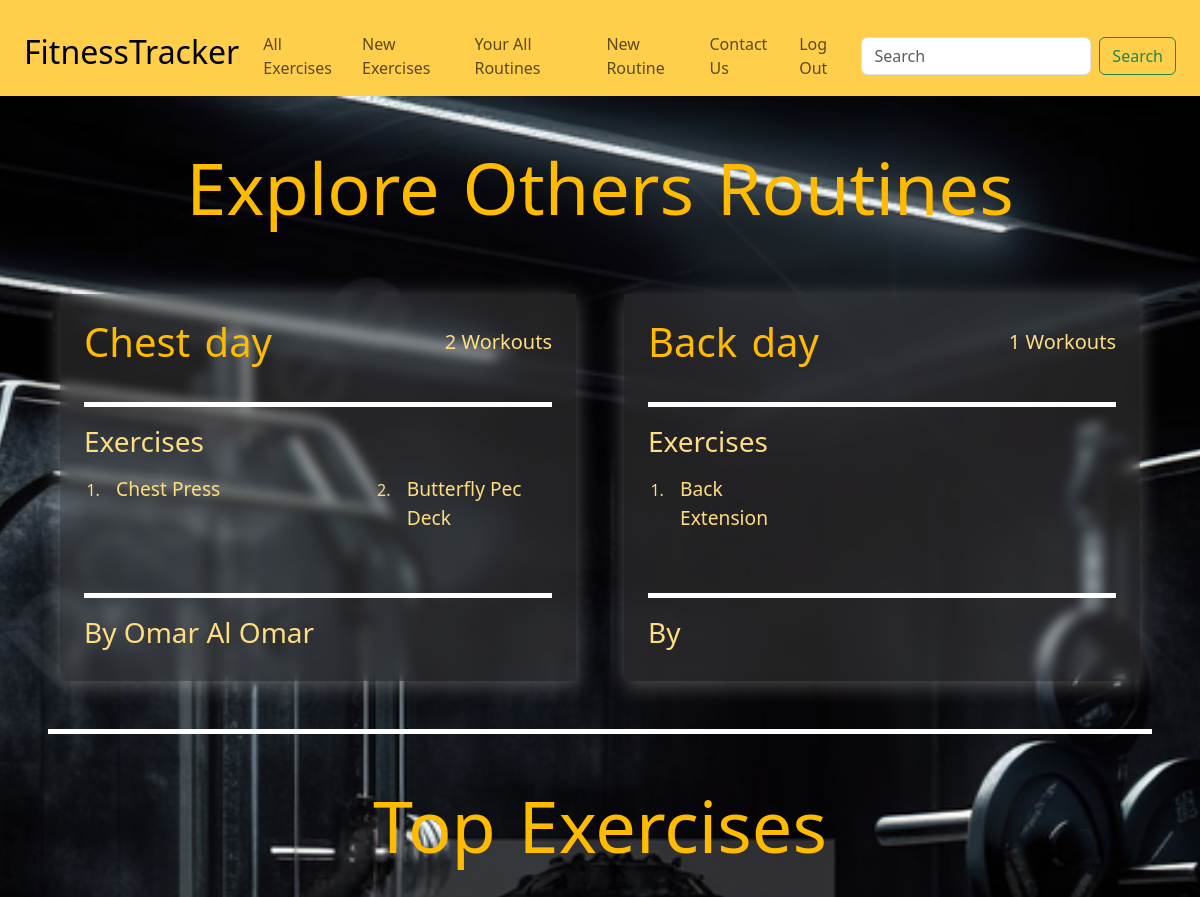
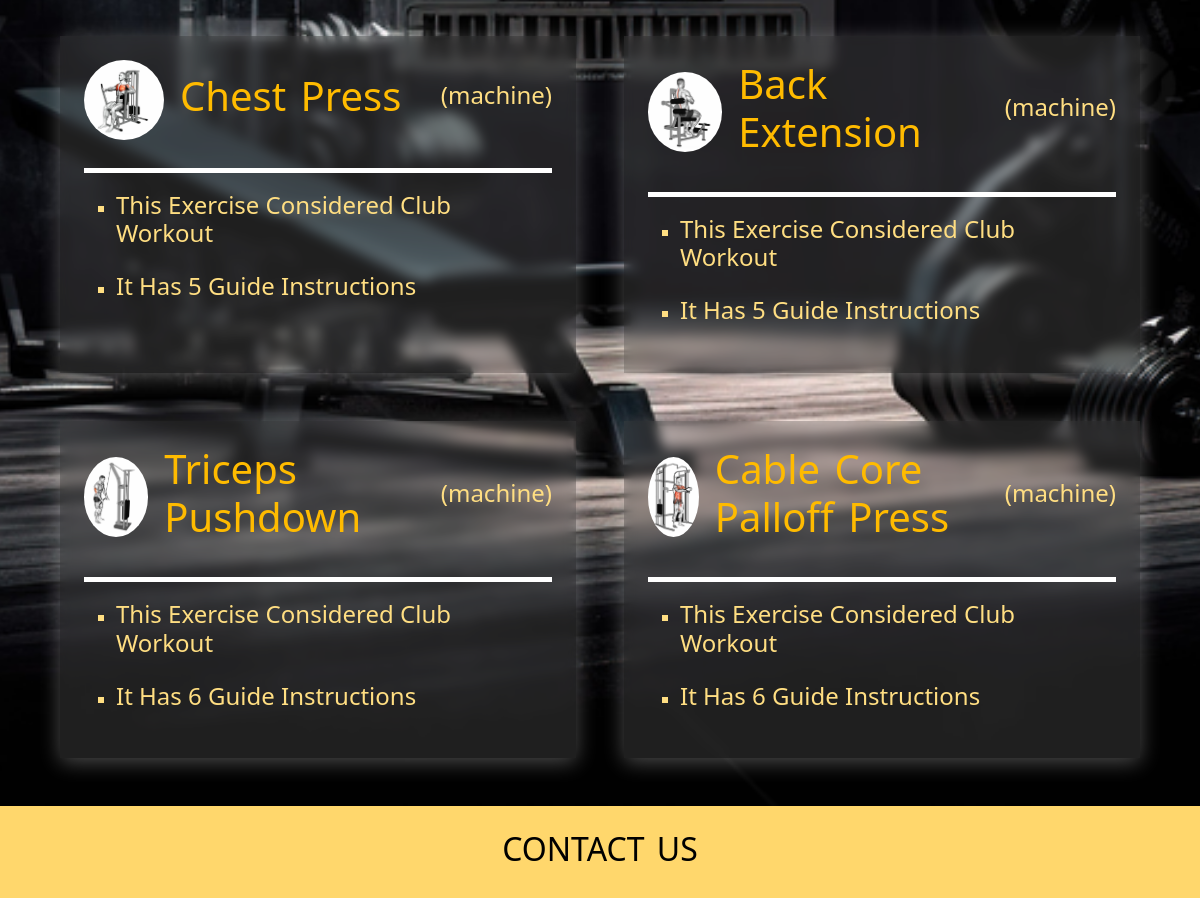
The app's page / (signed in) with its own data (2 pictures, top to bottom).
### routines/models.py (models this page shows, shortened)
class Routine(models.Model):
    name = models.CharField(max_length=256)
    user = models.ForeignKey(User, on_delete=models.CASCADE)
    all_weights = models.PositiveBigIntegerField(default=0, blank=True)
    is_public = models.BooleanField(default=True)

### workouts/models.py (models this page shows, shortened)
class Workout(models.Model):
    routine = models.ForeignKey(Routine, on_delete=models.CASCADE)
    exercise = models.ForeignKey(Exercise, on_delete=models.CASCADE)
    note = models.TextField(blank=True)
    restTime = models.PositiveIntegerField(blank=True)
    created_at = models.DateTimeField(auto_now_add=True)

### exercises/models.py (models this page shows, shortened)
class Exercise(models.Model):
    class WorkoutCategory(models.TextChoices):
        HOME_WORKOUT = 'home', 'Home Workout'
        CLUB_WORKOUT = 'club', 'Club Workout'
        BOTH_WORKOUTS = 'both', 'Home and Club Workouts'
    class EquipmentCategory(models.TextChoices):
        NO_EQUIPMENT = 'none', 'No Machine'
        MACHINE = 'machine', 'Machine'
    class ExerciseCategory(models.TextChoices):
        STRENGTH = 'strength', 'Strength'
        CARDIO = 'cardio', 'Cardio'
        FLEXIBILITY = 'flexibility', 'Flexibility'
    name = models.CharField(max_length=256)
    description = models.TextField(blank=True)
    image = models.ImageField(upload_to="media/images/exercises/")
    video_link = models.URLField(blank=True)
    video = models.FileField(upload_to="media/videos/", blank=True)
    workout_category = models.CharField(
        max_length=30,
        choices=WorkoutCategory.choices
    )
    equipment_category = models.CharField(
        max_length=30,
        choices=EquipmentCategory.choices
    )
    exercise_category = models.CharField(
        max_length=30,
        choices=ExerciseCategory.choices
    )

### main/views.py (the view)
# urls.py: path('', views.home_view, name="home_view"),
def home_view(request:HttpRequest):
    routines = Routine.objects.filter(is_public=True)
    exercises = Exercise.objects.all()[0:4]
    return render(request, 'main/home.html', {'routines': routines, 'exercises': exercises, 'user': request.user})

### main/templates/main/home.html (shortened to what this page needs)
{% extends 'main/base.html' %}
{% block content %}
{% load static %}
{% if request.user == user %}
<div class="d-flex flex-column justify-content-center align-items-center">
    <div class="d-flex flex-column align-items-center">
        <h1>
             Explore Others Routines
         </h1>
    </div>
    {% include 'routines/explore_routines.html' %}
</div>
<div class="line mt-5 mb-5"></div>
{% endif %}
<div class="d-flex flex-column justify-content-center align-items-center">
    <div class="d-flex flex-column align-items-center">
        <h1>
            Top Exercises
         </h1>
    </div>
    {% include 'exercises/exercises_list.html' %}
</div>
{% endblock %}

### routines/templates/routines/explore_routines.html (shortened to what this page needs)
<div class="container">
    <div class="row mt-2 row-cols-1 row-cols-sm-1 row-cols-lg-2 g-5">
        {% if request.user.is_authenticated %}
                {% for routine in routines %}
                    <div class="col">
                        <div class="d-flex flex-column justify-content-start align-items-start h-100 p-4 gap-2 routine_card">
                            <div class="d-flex justify-content-between align-items-center w-100">
                                <a href="{% url 'routines:routine_detail_view' routine.id %}">
                                    <h2>{{routine.name}} </h2>
                                </a>
                                <h5>{{routine.workout_set.all.count}} Workouts</h5>
                            </div>
                            <div class="line"></div>
                            <h3 class="">Exercises</h3>
                            <ol class="row row-cols-1 row-cols-sm-2 row-cols-md-3 justify-content-between w-100">
                                {% for workout in routine.workout_set.all %}
                                    <li class="col-12">
                                        <p>{{workout.exercise.name}}</p>
                                    </li>
                                {% endfor %}
                            </ol>
                            <div class="line"></div>
                            <h3>By {{routine.user.first_name}} {{routine.user.last_name}}</h3>
                        </div>
                    </div>
                {% endfor %}
        {% endif %}
    </div>
  </div>

### exercises/templates/exercises/exercises_list.html
<div class="container">
    <div class="row mt-2 row-cols-1 row-cols-sm-1 row-cols-lg-2 g-5">
        {% for exercise in exercises %}
            <div class="col">
                <div class="d-flex flex-column justify-content-start align-items-start h-100 p-4 gap-2 routine_card">
                    <div class="d-flex justify-content-between align-items-center w-100">
                        <div class="d-flex justify-content-start align-items-center gap-3 w-100">
                            <img src="{{exercise.image.url}}" class="rounded-circle overflow-hidden" style="width: 80px; height: 80px; object-fit: cover;"/>
                            <a href="{% url 'exercises:exercise_detail_view' exercise.id %}">
                                <h2>{{exercise.name}}</h2>
                            </a>
                        </div>
                        <h4 class="">({{exercise.equipment_category}})</h4>
                    </div>
                    <div class="line"></div>
                    <ul style="list-style-type: square;">
                        <li class="mb-4">
                            <h4>This Exercise Considered {{exercise.get_workout_category_display }}</h4>
                        </li>
                        <li>
                            <h4 class="">It Has {{exercise.step_set.all.count}} Guide Instructions</h4>
                        </li>
                    </ul>
                </div>
            </div>
        {% endfor %}
    </div>
  </div>

### main/static/css/style.css (style rules this page uses)
body { background-color: #ffce47cb; }
a { text-decoration: none; }
h1 { font-size: 4.5rem; color: #ffbb00; }
h1, h2 { word-spacing: 4px; }
main a { color: #fcd15c; }
.routine_card { background-color: rgba(102, 102, 102, 0.3); backdrop-filter: blur(6px); box-shadow: 0 4px 20px rgba(255, 255, 255, 0.3); transition: transform 0.3s ease, box-shadow 0.3s ease-in-out, border 0.3s ease-in-out, backdrop-filter 0.3s ease-in-out, background-color 0.3 ease-in-out; }
.line { width: 100%; height: 5px; background-color: #ffffff; margin: 20px 0; margin-bottom: 10px; }
.routine_card h2 { font-size: 2.5rem; color: #ffbb00; transition: transform 0.3s ease-in-out; }
.routine_card p { font-size: 1.2rem; }
.routine_card { color: #ffde82; }

### records on screen
Routine: name "Chest day", workout_set.all.count "2", user.first_name "Omar", user.last_name "Al Omar"
Workout: exercise.name "Chest Press"
Workout: exercise.name "Butterfly Pec Deck"
Routine: name "Back day", workout_set.all.count "1"
Workout: exercise.name "Back Extension"
Exercise: image (picture), name "Chest Press", equipment_category "machine", workout_category "Club Workout", step_set.all.count "5"
Exercise: image (picture), name "Back Extension", equipment_category "machine", workout_category "Club Workout", step_set.all.count "5"
Exercise: image (picture), name "Triceps Pushdown", equipment_category "machine", workout_category "Club Workout", step_set.all.count "6"
Exercise: image (picture), name "Cable Core Palloff Press", equipment_category "machine", workout_category "Club Workout", step_set.all.count "6"
